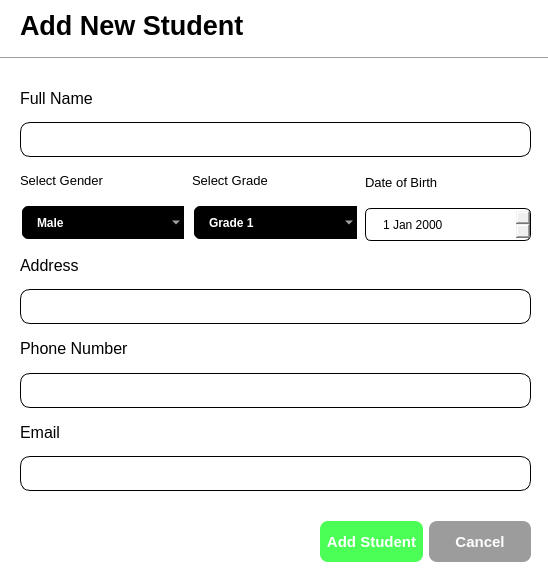
<?xml version="1.0" encoding="UTF-8"?>
<ui version="4.0">
 <class>StudentsDialog</class>
 <widget class="QDialog" name="StudentsDialog">
  <property name="geometry">
   <rect>
    <x>0</x>
    <y>0</y>
    <width>548</width>
    <height>584</height>
   </rect>
  </property>
  <property name="windowTitle">
   <string>Dialog</string>
  </property>
  <property name="styleSheet">
   <string notr="true">QDialog {
	background-color: white;
}

QLineEdit {
	border: 1px solid black;
	border-raidus: 10px;
	padding-left: 15px;
	height: 35px;
}

QDateEdit {
	border: 1px solid black;
	border-radius: 6px;
	padding-left: 15px;
	height: 31px;
}

QComboBox {
	border: 2px solid white;
	border-radius: 8px;
	padding: 1px 18px  1px 3px;
	background-color: black;
	color: white;
	height: 31px;
	padding-left: 15px;
	font-weight: bold;
	selection-background-color: #2980B9;
}</string>
  </property>
  <widget class="Line" name="line">
   <property name="geometry">
    <rect>
     <x>0</x>
     <y>50</y>
     <width>551</width>
     <height>16</height>
    </rect>
   </property>
   <property name="orientation">
    <enum>Qt::Horizontal</enum>
   </property>
  </widget>
  <widget class="QLabel" name="label">
   <property name="geometry">
    <rect>
     <x>20</x>
     <y>10</y>
     <width>301</width>
     <height>31</height>
    </rect>
   </property>
   <property name="font">
    <font>
     <pointsize>20</pointsize>
     <weight>75</weight>
     <bold>true</bold>
    </font>
   </property>
   <property name="text">
    <string>Add New Student</string>
   </property>
  </widget>
  <widget class="QWidget" name="">
   <property name="geometry">
    <rect>
     <x>20</x>
     <y>80</y>
     <width>511</width>
     <height>411</height>
    </rect>
   </property>
   <layout class="QVBoxLayout" name="verticalLayout_8">
    <item>
     <layout class="QVBoxLayout" name="verticalLayout">
      <item>
       <widget class="QLabel" name="label_2">
        <property name="font">
         <font>
          <pointsize>12</pointsize>
         </font>
        </property>
        <property name="text">
         <string>Full Name</string>
        </property>
       </widget>
      </item>
      <item>
       <widget class="QLineEdit" name="name_lineEdit">
        <property name="minimumSize">
         <size>
          <width>0</width>
          <height>35</height>
         </size>
        </property>
        <property name="maximumSize">
         <size>
          <width>16777215</width>
          <height>35</height>
         </size>
        </property>
        <property name="styleSheet">
         <string notr="true">QLineEdit {
	border: 1px solid black;
	border-radius: 10px
}</string>
        </property>
       </widget>
      </item>
     </layout>
    </item>
    <item>
     <layout class="QHBoxLayout" name="horizontalLayout">
      <item>
       <layout class="QVBoxLayout" name="verticalLayout_5">
        <item>
         <widget class="QLabel" name="label_6">
          <property name="font">
           <font>
            <pointsize>10</pointsize>
           </font>
          </property>
          <property name="text">
           <string>Select Gender</string>
          </property>
         </widget>
        </item>
        <item>
         <widget class="QComboBox" name="gender_comboBox">
          <item>
           <property name="text">
            <string>Male</string>
           </property>
          </item>
          <item>
           <property name="text">
            <string>Female</string>
           </property>
          </item>
         </widget>
        </item>
       </layout>
      </item>
      <item>
       <layout class="QVBoxLayout" name="verticalLayout_6">
        <item>
         <widget class="QLabel" name="label_7">
          <property name="font">
           <font>
            <pointsize>10</pointsize>
           </font>
          </property>
          <property name="text">
           <string>Select Grade</string>
          </property>
         </widget>
        </item>
        <item>
         <widget class="QComboBox" name="grade_comboBox">
          <item>
           <property name="text">
            <string>Grade 1</string>
           </property>
          </item>
          <item>
           <property name="text">
            <string>Grade 2</string>
           </property>
          </item>
         </widget>
        </item>
       </layout>
      </item>
      <item>
       <layout class="QVBoxLayout" name="verticalLayout_7">
        <item>
         <widget class="QLabel" name="label_8">
          <property name="font">
           <font>
            <pointsize>10</pointsize>
           </font>
          </property>
          <property name="text">
           <string>Date of Birth</string>
          </property>
         </widget>
        </item>
        <item>
         <widget class="QDateEdit" name="dob_dateEdit"/>
        </item>
       </layout>
      </item>
     </layout>
    </item>
    <item>
     <layout class="QVBoxLayout" name="verticalLayout_2">
      <item>
       <widget class="QLabel" name="label_3">
        <property name="font">
         <font>
          <pointsize>12</pointsize>
         </font>
        </property>
        <property name="text">
         <string>Address</string>
        </property>
       </widget>
      </item>
      <item>
       <widget class="QLineEdit" name="address_lineEdit">
        <property name="minimumSize">
         <size>
          <width>0</width>
          <height>35</height>
         </size>
        </property>
        <property name="maximumSize">
         <size>
          <width>16777215</width>
          <height>35</height>
         </size>
        </property>
        <property name="styleSheet">
         <string notr="true">QLineEdit {
	border: 1px solid black;
	border-radius: 10px
}</string>
        </property>
       </widget>
      </item>
     </layout>
    </item>
    <item>
     <layout class="QVBoxLayout" name="verticalLayout_3">
      <item>
       <widget class="QLabel" name="label_4">
        <property name="font">
         <font>
          <pointsize>12</pointsize>
         </font>
        </property>
        <property name="text">
         <string>Phone Number</string>
        </property>
       </widget>
      </item>
      <item>
       <widget class="QLineEdit" name="number_lineEdit">
        <property name="minimumSize">
         <size>
          <width>0</width>
          <height>35</height>
         </size>
        </property>
        <property name="maximumSize">
         <size>
          <width>16777215</width>
          <height>35</height>
         </size>
        </property>
        <property name="styleSheet">
         <string notr="true">QLineEdit {
	border: 1px solid black;
	border-radius: 10px
}</string>
        </property>
       </widget>
      </item>
     </layout>
    </item>
    <item>
     <layout class="QVBoxLayout" name="verticalLayout_4">
      <item>
       <widget class="QLabel" name="label_5">
        <property name="font">
         <font>
          <pointsize>12</pointsize>
         </font>
        </property>
        <property name="text">
         <string>Email</string>
        </property>
       </widget>
      </item>
      <item>
       <widget class="QLineEdit" name="email_lineEdit">
        <property name="minimumSize">
         <size>
          <width>0</width>
          <height>35</height>
         </size>
        </property>
        <property name="maximumSize">
         <size>
          <width>16777215</width>
          <height>35</height>
         </size>
        </property>
        <property name="styleSheet">
         <string notr="true">QLineEdit {
	border: 1px solid black;
	border-radius: 10px
}</string>
        </property>
       </widget>
      </item>
     </layout>
    </item>
   </layout>
  </widget>
  <widget class="QWidget" name="">
   <property name="geometry">
    <rect>
     <x>320</x>
     <y>520</y>
     <width>211</width>
     <height>43</height>
    </rect>
   </property>
   <layout class="QHBoxLayout" name="horizontalLayout_2">
    <item>
     <widget class="QPushButton" name="saveStudent_btn">
      <property name="minimumSize">
       <size>
        <width>0</width>
        <height>41</height>
       </size>
      </property>
      <property name="maximumSize">
       <size>
        <width>16777215</width>
        <height>16777215</height>
       </size>
      </property>
      <property name="styleSheet">
       <string notr="true">QPushButton {
	background-color: rgb(75, 255, 87);
	color: white;
	border-radius: 8px;
	font-weight: bold;
	font-size: 15px;
}</string>
      </property>
      <property name="text">
       <string>Add Student</string>
      </property>
     </widget>
    </item>
    <item>
     <widget class="QPushButton" name="cancel_btn">
      <property name="minimumSize">
       <size>
        <width>0</width>
        <height>41</height>
       </size>
      </property>
      <property name="maximumSize">
       <size>
        <width>16777215</width>
        <height>16777215</height>
       </size>
      </property>
      <property name="styleSheet">
       <string notr="true">QPushButton {
	background-color: rgb(156, 156, 156);
	color: white;
	border-radius: 8px;
	font-weight: bold;
	font-size: 15px;
}</string>
      </property>
      <property name="text">
       <string>Cancel</string>
      </property>
     </widget>
    </item>
   </layout>
  </widget>
 </widget>
 <resources/>
 <connections/>
</ui>
